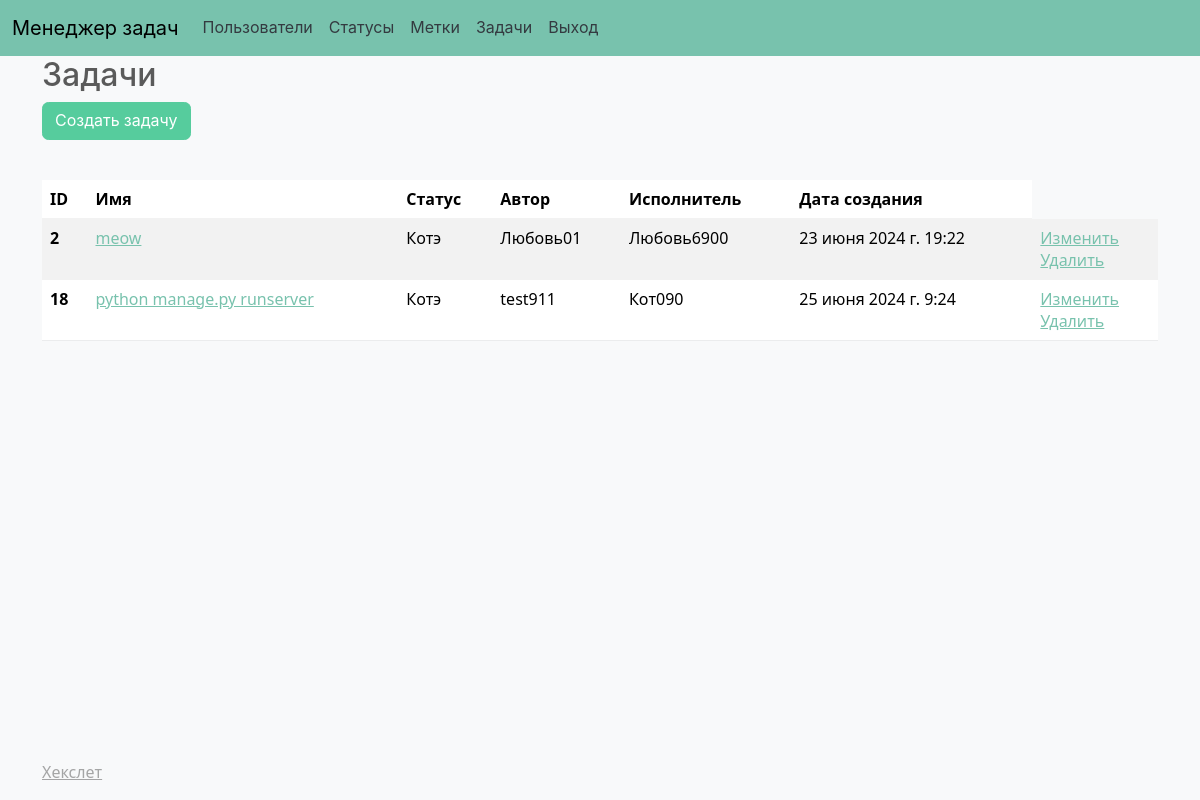
Page /tasks/ (signed in) on the earlier database version.
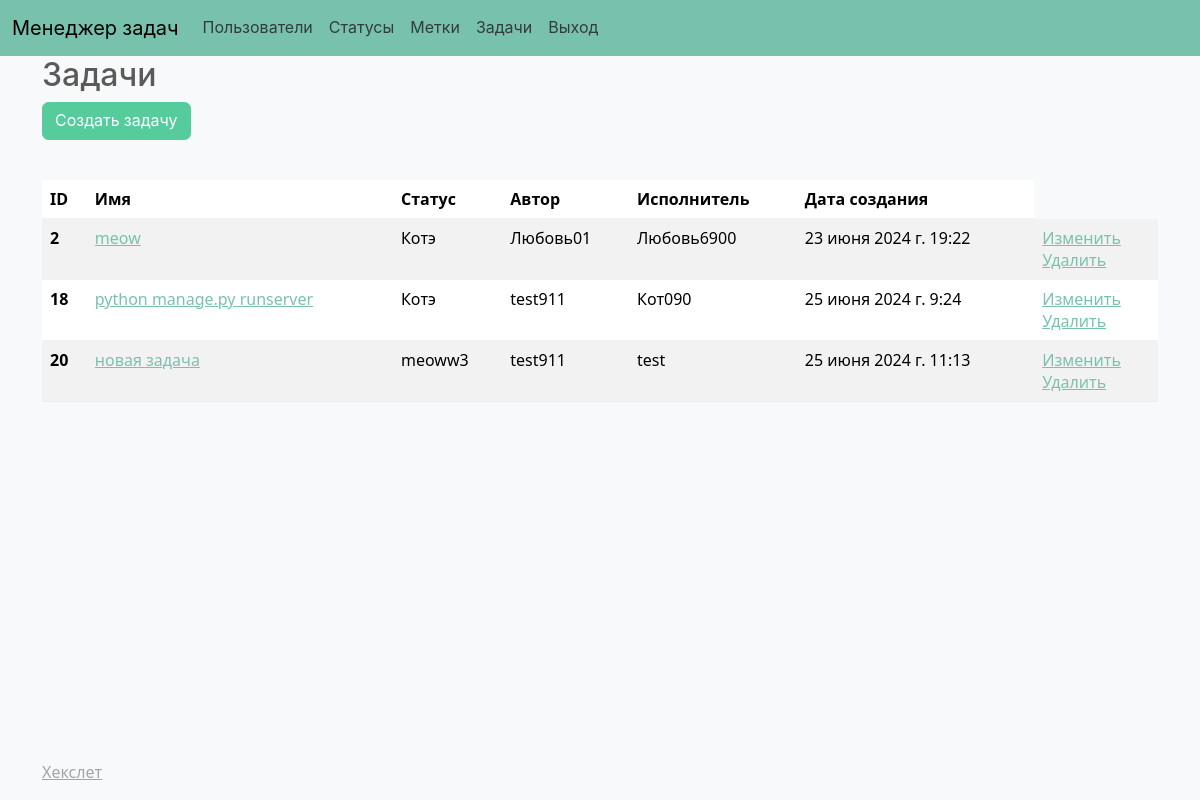
Same page on the later database version.
### task_manager/models.py (models this page shows, shortened)
class Task(models.Model):
    name = models.CharField(max_length=100, verbose_name=_('Name'))
    description = models.TextField(verbose_name=_('Description'))
    status = models.ForeignKey(Status, on_delete=models.CASCADE, related_name='tasks', default=1, verbose_name=_('Status'))
    author = models.ForeignKey(CustomUser, related_name='author_tasks', on_delete=models.CASCADE, verbose_name=_('Author'))
    executor = models.ForeignKey(CustomUser, related_name='executor_tasks', on_delete=models.CASCADE, null=True, verbose_name=_('Executor'))
    created_at = models.DateTimeField(auto_now_add=True, verbose_name=_('Дата создания'))
    updated_at = models.DateTimeField(auto_now=True)
    label = models.ManyToManyField(Label, related_name='tasks')

class Status(models.Model):
    name = models.CharField(verbose_name=_('Name'), max_length=100, validators=[])
    created_at = models.DateTimeField(auto_now_add=True)

class CustomUser(AbstractUser):
    first_name = models.CharField(max_length=100)
    last_name = models.CharField(max_length=100)
    username = models.CharField(max_length=150, unique=True)
    password = models.CharField(max_length=100)
    REQUIRED_FIELDS = ['first_name', 'last_name']
    def __str__(self):
        return self.username

### task_manager/views.py (the view)
# urls.py: path('tasks/', views.task_list, name='task_list'),
@login_required
def task_list(request):
    tasks = Task.objects.all()
    statuses = Status.objects.all()
    return render(request, 'tasks/tasks.html', {'tasks': tasks, 'statuses': statuses})

### task_manager/templates/tasks/tasks.html
{% extends 'base.html' %}
{% load i18n %}
{% block content %}
  <h2>{% trans 'Tasks' %}</h2>
  <a href="{% url 'task_create' %}" class="btn btn-success mb-3">{% trans 'Create task' %}</a>
  <table class="table table-striped mt-4">
    <thead>
      <tr>
        <th scope="col">{% trans 'ID' %}</th>
        <th scope="col">{% trans 'Name' %}</th>
        <th scope="col">{% trans 'Status' %}</th>
        <th scope="col">{% trans 'Author' %}</th>
        <th scope="col">{% trans 'Executor' %}</th>
        <th scope="col">{% trans 'Creation date' %}</th>
      </tr>
    </thead>
    <tbody>
      {% for task in tasks %}
        <tr>
          <th scope="row">{{ task.id }}</th>
                    <td><a href="{% url 'task_detail' task.id %}">{{ task.name }}</a></td>
          <td>{{ task.status.name }}</td>
          <td>{{ task.author }}</td>
          <td>{{ task.executor }}</td>
          <td>{{ task.created_at }}</td>
          <td>
            <div><a href="{% url 'task_update' task.id %}">{% trans "Edit" %}</a></div>
            <div><a href="{% url 'task_delete' task.id %}">{% trans "Delete" %}</a></div>
          </td>
        </tr>
      {% endfor %}
    </tbody>
  </table>
{% endblock %}

Differences in the rows shown:
added Task: id "20", name "новая задача", status.name "meoww3", author "test911", executor "test", created_at "25 июня 2024 г. 11:13"
